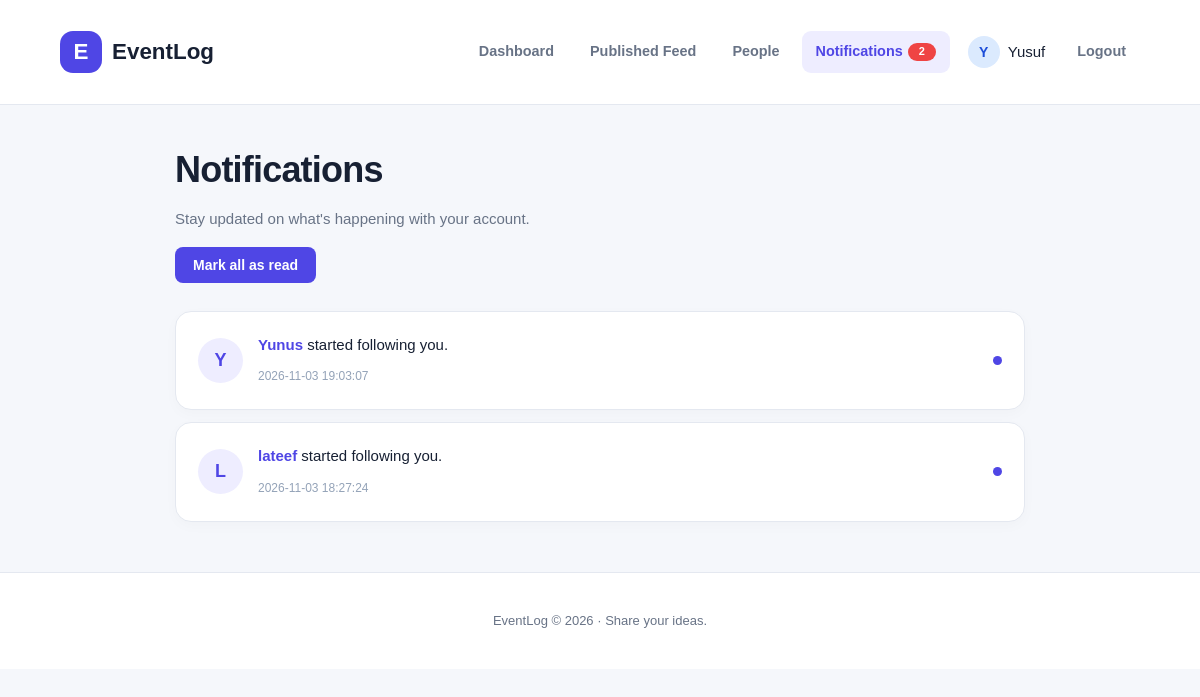
Screenshot of /notifications (signed in) with the database file from the repository.
### app.py (models this page shows)
    class User(db.Model, UserMixin):
        id = mapped_column(db.Integer, primary_key=True)
        Firstname = mapped_column(db.String)
        Lastname = mapped_column(db.String)
        Username = mapped_column(db.String, unique=True, nullable=False)
        Email = mapped_column(db.String)
        Password = mapped_column(db.String, nullable=False)
        date = mapped_column(db.String)

    class Notification(db.Model):
        __tablename__ = 'notification'
        id = mapped_column(db.Integer, primary_key=True)
        recipient_id = mapped_column(db.Integer, db.ForeignKey('user.id'), nullable=False)
        actor_id = mapped_column(db.Integer, db.ForeignKey('user.id'), nullable=False)
        notification_type = mapped_column(db.String, nullable=False)
        post_id = mapped_column(db.Integer, db.ForeignKey('post.id'), nullable=True)
        is_read = mapped_column(db.Boolean, default=False, nullable=False)
        date = mapped_column(db.String, nullable=False)

### app.py (the view)
    @app.route('/notifications')
    @login_required
    def notifications():
        notifications = db.session.query(Notification, User).join(
            User, Notification.actor_id == User.id
        ).filter(
            Notification.recipient_id == current_user.id
        ).order_by(
            Notification.id.desc()
        ).all()
        return render_template(
            'notification.html',
            notifications=notifications
        )

### templates/notification.html (shortened to what this page needs)
<!DOCTYPE html>
<html lang="en">
<head>
    <link rel="stylesheet" href="{{ url_for('static', filename='notification.css') }}">
</head>
<body class="notifications-page">
    <header class="pub-header">
        <a href="{{ url_for('home') }}" class="pub-brand">
            <span class="pub-brand-icon">E</span>
            <span>EventLog</span>
        </a>
        <nav class="pub-nav">
            <a href="{{ url_for('home') }}" class="pub-nav-link"> Dashboard </a>
            <a href="{{ url_for('published_posts') }}" class="pub-nav-link"> Published Feed </a>
            <a href="{{ url_for('people') }}" class="pub-nav-link"> People </a>
            <a href="{{ url_for('notifications') }}" class="pub-current-page">
                Notifications
                {% if unread_notification_count > 0 %}
                    <span class="notification-badge">
                        {{ unread_notification_count }}
                    </span>
                {% endif %}
            </a>
            <a href="{{ url_for('profile', username=current_user.Username) }}"
            class="pub-user-profile">
                <span class="pub-user-avatar"> {{ (current_user.Username or 'U')[0]|upper }} </span>
                <span class="pub-user-name"> {{ current_user.Username }} </span>
            </a>
            <a href="{{ url_for('logout') }}" class="pub-nav-link pub-logout"> Logout </a>
        </nav>
    </header>
    <main class="notifications-main">
        <section class="notifications-heading">
            <h1>Notifications</h1>
            <p>Stay updated on what's happening with your account.</p>
            {% if unread_notification_count > 0 %}
                <form method="POST"
                    action="{{ url_for('mark_all_notifications_read') }}"
                    class="mark-all-read-form">
                    <button type="submit" class="mark-all-read-btn">
                        Mark all as read
                    </button>
                </form>
            {% endif %}
        </section>
        <section class="notifications-list">
            {% for notification, actor in notifications %}
                <article class="notification-card">
                    <div class="notification-avatar">
                        {{ (actor.Username or 'U')[0]|upper }}
                    </div>
                    <div class="notification-content">
                        {% if notification.notification_type == 'follow' %}
                            <p>
                                <strong>{{ actor.Username }}</strong>
                                started following you.
                            </p>
                        {% elif notification.notification_type == 'like' %}
                            <p>
                                <strong>{{ actor.Username }}</strong>
                                liked your post.
                            </p>
                        {% elif notification.notification_type == 'comment' %}
                            <p>
                                <strong>{{ actor.Username }}</strong>
                                commented on your post.
                            </p>
                        {% else %}
                            <p>
                                <strong>{{ actor.Username }}</strong>
                                interacted with you.
                            </p>
                        {% endif %}
                        <small>{{ notification.date }}</small>
                    </div>
                    {% if not notification.is_read %}
                        <span class="notification-dot" title="Unread notification"></span>
                    {% endif %}
                </article>
            {% else %}
                <div class="notifications-empty">
                    <div class="empty-icon">E</div>
                    <h2>No notifications yet</h2>
                    <p>When someone interacts with you, you'll see it here.</p>
                </div>
            {% endfor %}
        </section>
    </main>
    <footer class="notifications-footer">
        <p>EventLog &copy; 2026 · Share your ideas.</p>
    </footer>
</body>
</html>

### rows the page displays
User: Username "Y", Username "Yusuf"
Notification: Username "Yunus", date "2026-11-03 19:03:07", is_read False (drawn)
User: Username "Y"
Notification: Username "lateef", date "2026-11-03 18:27:24", is_read False (drawn)
User: Username "L"

### other values shown
{{ unread_notification_count }} "2"
